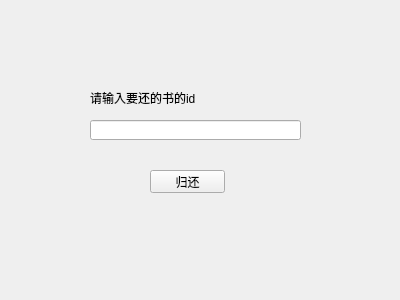
<?xml version="1.0" encoding="UTF-8"?>
<ui version="4.0">
 <class>ret</class>
 <widget class="QWidget" name="ret">
  <property name="geometry">
   <rect>
    <x>0</x>
    <y>0</y>
    <width>400</width>
    <height>300</height>
   </rect>
  </property>
  <property name="windowTitle">
   <string>Form</string>
  </property>
  <widget class="QLabel" name="label">
   <property name="geometry">
    <rect>
     <x>90</x>
     <y>90</y>
     <width>211</width>
     <height>16</height>
    </rect>
   </property>
   <property name="text">
    <string>请输入要还的书的id</string>
   </property>
  </widget>
  <widget class="QLineEdit" name="id">
   <property name="geometry">
    <rect>
     <x>90</x>
     <y>120</y>
     <width>211</width>
     <height>20</height>
    </rect>
   </property>
  </widget>
  <widget class="QPushButton" name="re">
   <property name="geometry">
    <rect>
     <x>150</x>
     <y>170</y>
     <width>75</width>
     <height>23</height>
    </rect>
   </property>
   <property name="text">
    <string>归还</string>
   </property>
  </widget>
 </widget>
 <resources/>
 <connections/>
</ui>
